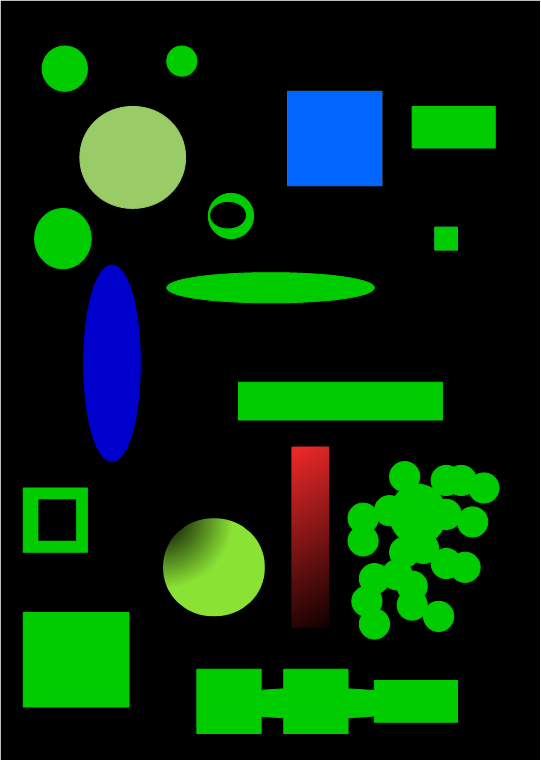
#> input picture detect_blob.png, 541 x 760 px
$ python shape_detection.py
#> lines starting #> are read from the running program, lines starting #| are printed output that depends on the picture; after the words box and inside, x2 and y2 are one past the last pixel; in counts of white or black regions, pixels touching at a corner belong together
import cv2 as cv
import numpy as np

img = cv.imread('detect_blob.png')
#> img is the input picture: shape (760, 541, 3); mean B, G, R 14.5, 44, 8.8
cv.imshow('shapes',img)
gray = cv.cvtColor(img,cv.COLOR_BGR2GRAY)
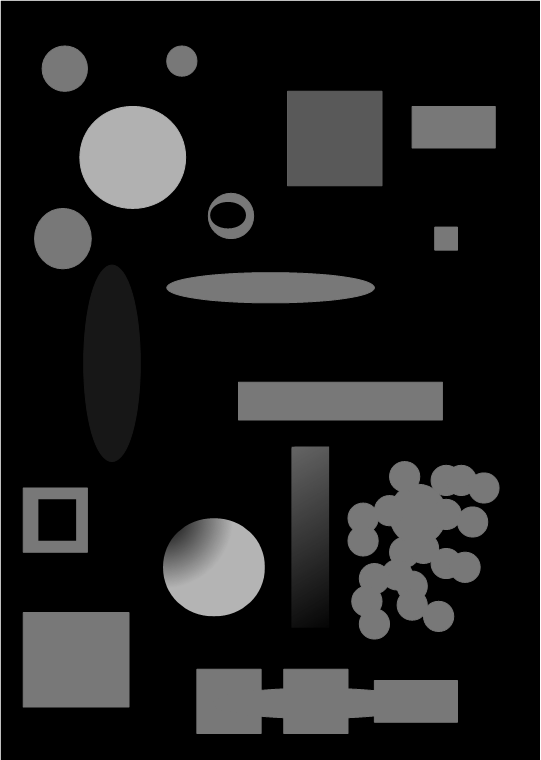
#> gray: shape (760, 541); min 0, max 255, mean 30.1
_,thr = cv.threshold(gray,240,255,cv.THRESH_BINARY)
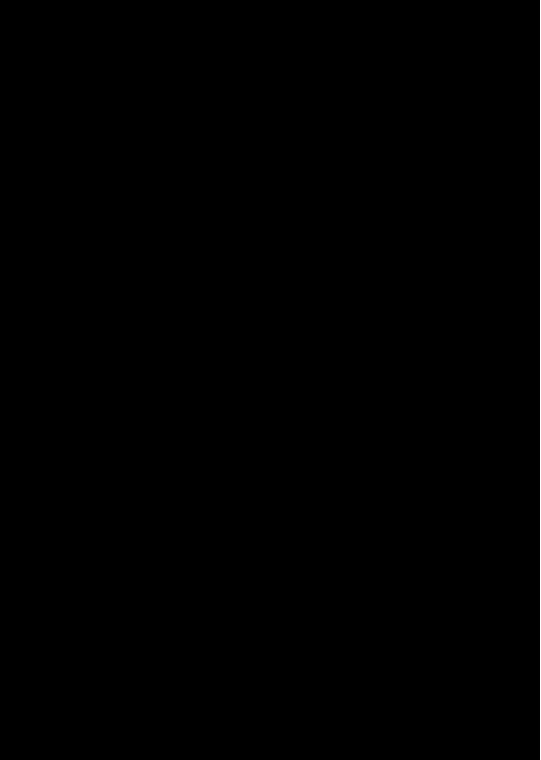
#> thr: shape (760, 541); 0.18% white in thin lines or dots, all inside (x1, y1, x2, y2) = (540, 0, 541, 760)
contours = cv.findContours(thr,cv.RETR_TREE,cv.CHAIN_APPROX_NONE)
#> contours = 1 contour, all with area under 20


for contours in contours:
#> (the run stopped early here; a loop or call above may not have finished)
